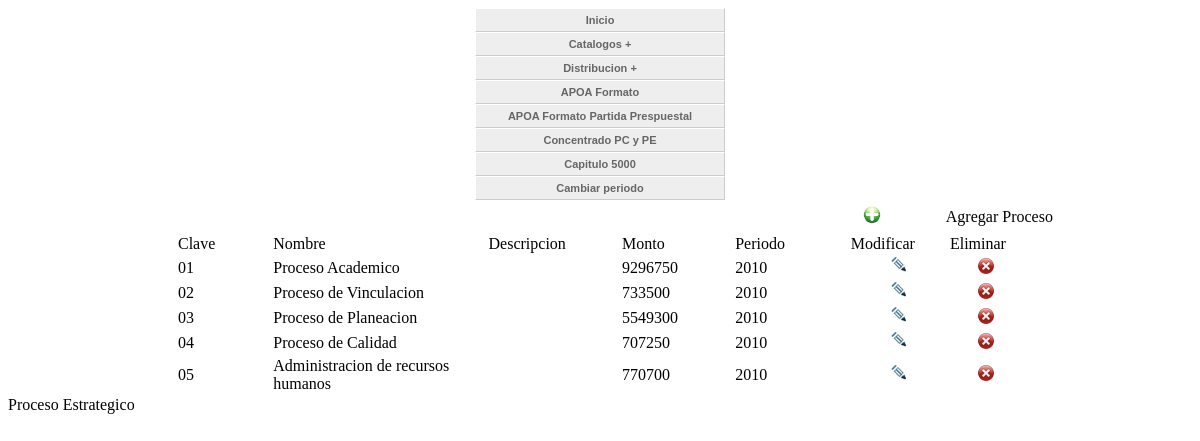
The page /proceso_estrategico.php on the database its author committed.
### tables this page shows
CREATE TABLE `procesoestrategico` (
  `clave` varchar(11) NOT NULL,
  `nombre` varchar(200) default NULL,
  `descripcion` varchar(500) default NULL,
  `vigencia` date default NULL,
  `monto` double default NULL,
  `periodo` varchar(20) default NULL,
  `id_procesoestrategico` int(11) NOT NULL auto_increment,
  PRIMARY KEY  (`id_procesoestrategico`),
  KEY `i_clave` (`clave`)
);

### proceso_estrategico.php (the view, shortened to what this page needs)
<!DOCTYPE html PUBLIC "-//W3C//DTD XHTML 4.01 Transitional//EN" "http://www.w3.org/TR/xhtml1/DTD/xhtml1-transitional.dtd">
<html xmlns="http://www.w3.org/1999/xhtml">
<head>
</head>
<body onload="cargar();" onunload="window.opener.history.go(0);" >
<div  align="center" class="cssMenu">
							<ul id="navmenu">
  <li><a href="index_menu.php">Inicio</a></li>
  <li><a >Catalogos +</a>
  </li>
  <li><a href="#">Distribucion +</a>
  </li>
  <li><a  href="combo_apoa.php">APOA Formato</a></li>
  <li><a   href="APOApartidaPresupuestal.php">APOA Formato Partida Prespuestal</a></li>
  <li><a  href="programa_operativo_anual.php">Concentrado PC y PE</a></li>
  <li><a href="formato_capitulo5000.php">Capitulo 5000</a></li>
  <li><a href="index.php">Cambiar periodo</a></li>
</ul>
						</div>
<form id="form1" name="form1" method="post" action="">
  <table width="850" border="0" align="center">
    <tr>
      <td colspan="7"><table width="107%" border="0">
        <tr>
          <td width="76%">&nbsp;</td>
          <td width="9%"><a href="agregar_procesoestrategico.php" title="Agregar Proceso Estrategico" rel="gb_page_center[740,500]"><img src="images/add.png" width="18" height="18" alt="Agregar"  border="0"/></a></td>
          <td width="15%">Agregar Proceso</td>
        </tr>
      </table></td>
    </tr>
    <tr>
      <td width="71">Clave</td>
      <td width="165">Nombre</td>
      <td width="101">Descripcion</td>
      <td width="85">Monto</td>
      <td width="87">Periodo</td>
      <td width="74">Modificar</td>
      <td width="44">Eliminar</td>
    </tr>
<?PHP
	$Sql="SELECT * FROM procesoestrategico";
	$ISql = mysql_query($Sql);
	$num=mysql_num_rows($ISql);
	if($num>0)
	{
		$a=1;
		while($row = mysql_fetch_array($ISql))
		{
		if($a==0)
		{
		?>
            <? $a=1;}else{?>
            <tr class="odd">
			<? $a=0;}?>
      			<td><? echo $row[0]; ?></td>
		      	<td><? echo $row[1]; ?></td>
      			<td><? echo $row[2]; ?></td>
      			<td><? echo $row[4]; ?></td>
                <td><? echo $row[5]; ?></td>
      			<td align="center"><a href="modificar_proceso_estrategico.php?idd=<?=$row[0]; ?>" title="Modificar Proceso Estrategico" rel="gb_page_center[740,500]"><img src="imagenes/ico_edit.gif" width="15" height="17" border="0"/></a></td>
      			<td align="center"><img src="images/delete.gif" width="16" height="16" alt="Eliminar" border="0" onclick="eliminar('<?=$row[0];?>');" /></td>
    		</tr>
    <?
		}
	}
?>
  </table>
</form>
<link href="greybox/gb_styles.css" rel="stylesheet" type="text/css" />
						<span class="txtcontenidoazul">Proceso Estrategico</span>
</body>
</html>

### cssmenuhorizontal.css (style rules this page uses)
ul#navmenu, ul#navmenu li, ul#navmenu ul { margin: 0; border: 0 none; padding: 0; width: 250px; list-style: none; }
ul#navmenu li { display: block !important; display: inline; position: relative; }
ul#navmenu a { border: 1px solid #FFF; border-right-color: #CCC; border-bottom-color: #CCC; padding: 0 6px; display: block; background: #EEE; color: #666; font: bold 11px/22px Verdana, Arial, Helvetica, sans-serif; text-decoration: none; height: auto !important; height: 100%; }

### proceso_estrategico.php (style rules this page uses)
a { color: #900; text-decoration: none; }

### rows shown on the page
procesoestrategico: clave "01", nombre "Proceso Academico", monto "9296750", periodo "2010"
procesoestrategico: clave "02", nombre "Proceso de Vinculacion", monto "733500", periodo "2010"
procesoestrategico: clave "03", nombre "Proceso de Planeacion", monto "5549300", periodo "2010"
procesoestrategico: clave "04", nombre "Proceso de Calidad", monto "707250", periodo "2010"
procesoestrategico: clave "05", nombre "Administracion de recursos humanos", monto "770700", periodo "2010"
